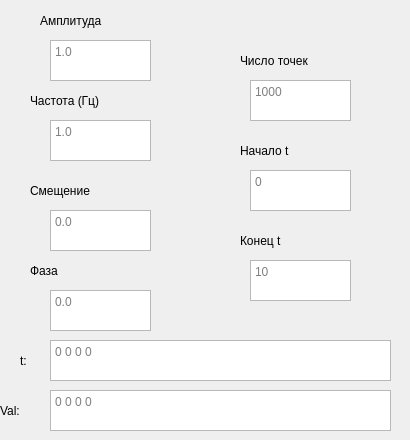
    <widget class="QWidget" name="page_sin">
     <widget class="QTextEdit" name="Amp">
      <property name="geometry">
       <rect>
        <x>50</x>
        <y>40</y>
        <width>101</width>
        <height>41</height>
       </rect>
      </property>
      <property name="placeholderText">
       <string>1.0</string>
      </property>
     </widget>
     <widget class="QLabel" name="label_2">
      <property name="geometry">
       <rect>
        <x>40</x>
        <y>0</y>
        <width>161</width>
        <height>41</height>
       </rect>
      </property>
      <property name="text">
       <string>Амплитуда</string>
      </property>
     </widget>
     <widget class="QLabel" name="label_3">
      <property name="geometry">
       <rect>
        <x>30</x>
        <y>80</y>
        <width>161</width>
        <height>41</height>
       </rect>
      </property>
      <property name="text">
       <string>Частота (Гц)</string>
      </property>
     </widget>
     <widget class="QTextEdit" name="Freq">
      <property name="geometry">
       <rect>
        <x>50</x>
        <y>120</y>
        <width>101</width>
        <height>41</height>
       </rect>
      </property>
      <property name="placeholderText">
       <string>1.0</string>
      </property>
     </widget>
     <widget class="QTextEdit" name="Offset">
      <property name="geometry">
       <rect>
        <x>50</x>
        <y>210</y>
        <width>101</width>
        <height>41</height>
       </rect>
      </property>
      <property name="placeholderText">
       <string>0.0</string>
      </property>
     </widget>
     <widget class="QLabel" name="label_4">
      <property name="geometry">
       <rect>
        <x>30</x>
        <y>170</y>
        <width>161</width>
        <height>41</height>
       </rect>
      </property>
      <property name="text">
       <string>Смещение</string>
      </property>
     </widget>
     <widget class="QTextEdit" name="Phase">
      <property name="geometry">
       <rect>
        <x>50</x>
        <y>290</y>
        <width>101</width>
        <height>41</height>
       </rect>
      </property>
      <property name="placeholderText">
       <string>0.0</string>
      </property>
     </widget>
     <widget class="QLabel" name="label_5">
      <property name="geometry">
       <rect>
        <x>30</x>
        <y>250</y>
        <width>161</width>
        <height>41</height>
       </rect>
      </property>
      <property name="text">
       <string>Фаза</string>
      </property>
     </widget>
     <widget class="QTextEdit" name="Points">
      <property name="geometry">
       <rect>
        <x>250</x>
        <y>80</y>
        <width>101</width>
        <height>41</height>
       </rect>
      </property>
      <property name="placeholderText">
       <string>1000</string>
      </property>
     </widget>
     <widget class="QTextEdit" name="T_min">
      <property name="geometry">
       <rect>
        <x>250</x>
        <y>170</y>
        <width>101</width>
        <height>41</height>
       </rect>
      </property>
      <property name="placeholderText">
       <string>0</string>
      </property>
     </widget>
     <widget class="QTextEdit" name="T_max">
      <property name="geometry">
       <rect>
        <x>250</x>
        <y>260</y>
        <width>101</width>
        <height>41</height>
       </rect>
      </property>
      <property name="placeholderText">
       <string>10</string>
      </property>
     </widget>
     <widget class="QLabel" name="label_6">
      <property name="geometry">
       <rect>
        <x>240</x>
        <y>40</y>
        <width>161</width>
        <height>41</height>
       </rect>
      </property>
      <property name="text">
       <string>Число точек</string>
      </property>
     </widget>
     <widget class="QLabel" name="label_7">
      <property name="geometry">
       <rect>
        <x>240</x>
        <y>130</y>
        <width>161</width>
        <height>41</height>
       </rect>
      </property>
      <property name="text">
       <string>Начало t</string>
      </property>
     </widget>
     <widget class="QLabel" name="label_8">
      <property name="geometry">
       <rect>
        <x>240</x>
        <y>220</y>
        <width>161</width>
        <height>41</height>
       </rect>
      </property>
      <property name="text">
       <string>Конец t</string>
      </property>
     </widget>
     <widget class="QTextEdit" name="T_interval">
      <property name="geometry">
       <rect>
        <x>50</x>
        <y>340</y>
        <width>341</width>
        <height>41</height>
       </rect>
      </property>
      <property name="placeholderText">
       <string>0 0 0 0</string>
      </property>
     </widget>
     <widget class="QTextEdit" name="Val_interval">
      <property name="geometry">
       <rect>
        <x>50</x>
        <y>390</y>
        <width>341</width>
        <height>41</height>
       </rect>
      </property>
      <property name="placeholderText">
       <string>0 0 0 0</string>
      </property>
     </widget>
     <widget class="QLabel" name="label_33">
      <property name="geometry">
       <rect>
        <x>20</x>
        <y>340</y>
        <width>21</width>
        <height>41</height>
       </rect>
      </property>
      <property name="text">
       <string>t:</string>
      </property>
     </widget>
     <widget class="QLabel" name="label_34">
      <property name="geometry">
       <rect>
        <x>0</x>
        <y>390</y>
        <width>41</width>
        <height>41</height>
       </rect>
      </property>
      <property name="text">
       <string>Val:</string>
      </property>
     </widget>
    </widget>
